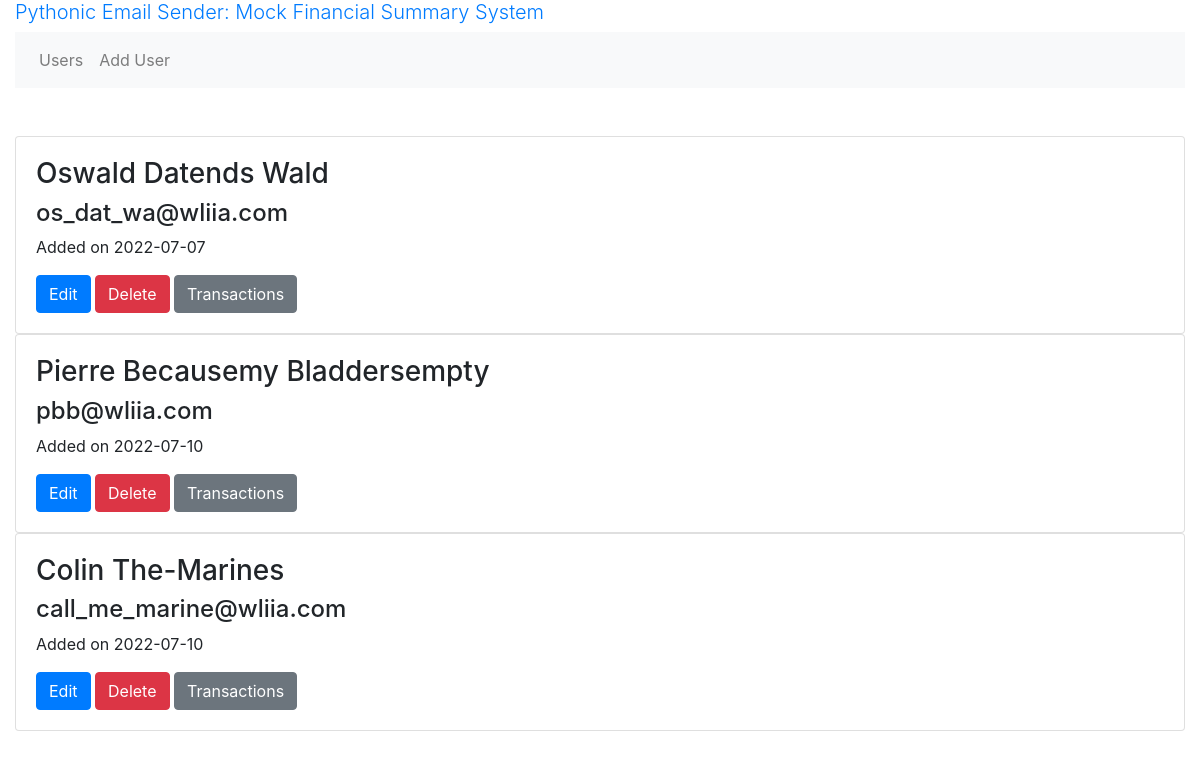
/users, run on an earlier commit of the app's database.
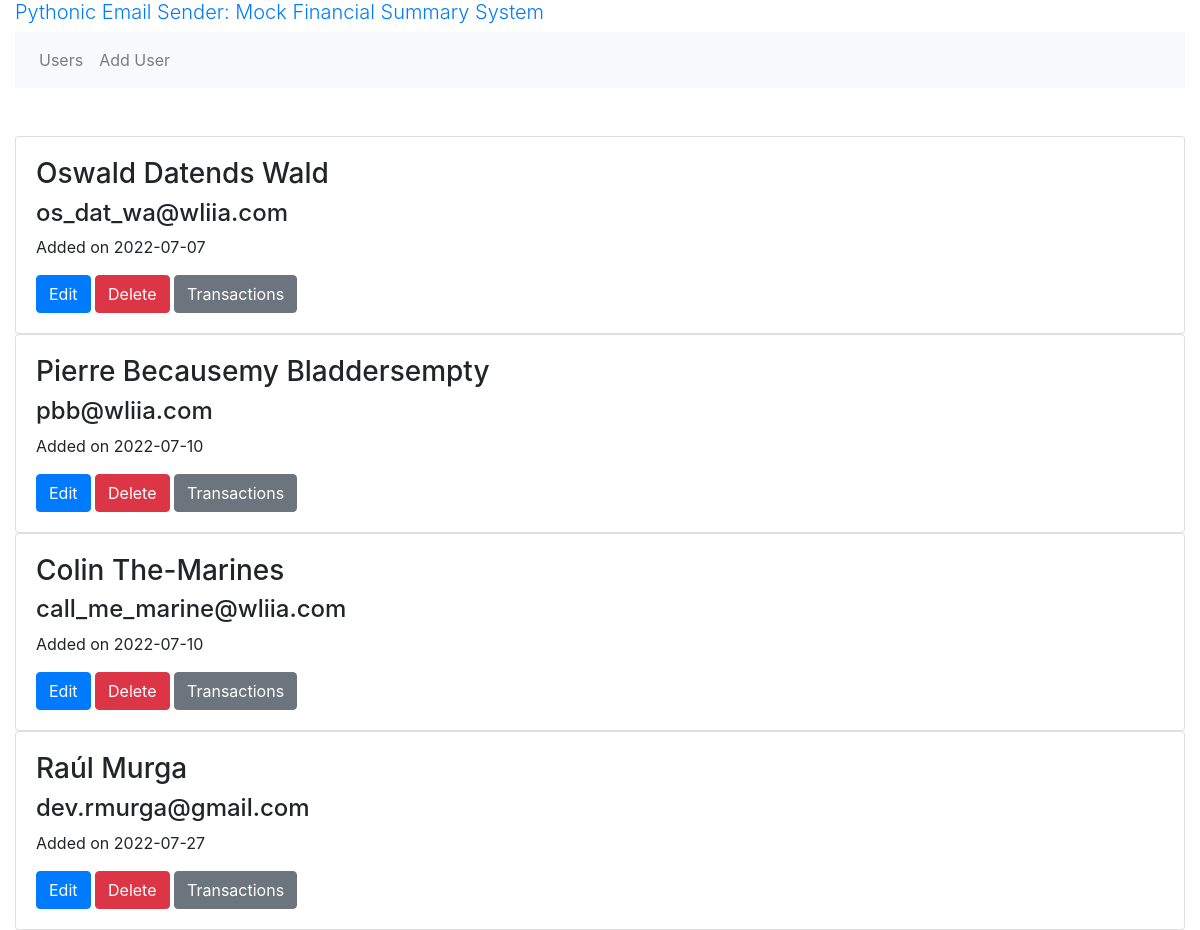
And on a later commit of the database.
### models.py (models this page shows, shortened)
class User(db.Model):
    __tablename__ = 'user'
    id = db.Column(db.Integer, primary_key=True)
    created_at = db.Column(db.Date, nullable = False, default=datetime.utcnow())
    name = db.Column(db.String(255), nullable = False)
    lastname = db.Column(db.String(255), nullable = False)
    email = db.Column(db.String(255), nullable = False)
    transactions = db.relationship('Transaction', back_populates='user', cascade="all,delete")# one2many

### routes.py (the view)
@app.route('/users')
def users():
    users = models.User.query.all()
    return render_template('users.html', users=users)

### templates/users.html
{% extends "base.html" %}
{% block main %}
  {% for user in users %}
    <div class="card">
      <div class="card-body">
        <h3>{{ user.name }} {{ user.lastname }}</h3>
        <h4> {{ user.email }}</h4>
        <p>Added on {{ user.created_at }}</p>
        <a href="{{ url_for('edit_user', user_id=user.id) }}" class="btn btn-primary">Edit</a>
        <a href="{{ url_for('delete_user', user_id=user.id) }}" class="btn btn-danger">Delete</a>
        <a href="{{ url_for('transactions_user', user_id=user.id) }}" class="btn btn-secondary">Transactions</a>
      </div>
    </div>
  {% endfor %}
{% endblock %}

What changed in the data, as far as the page shows it:
added User: name "Raúl", lastname "Murga", email "dev.rmurga@gmail.com", created_at "2022-07-27"
